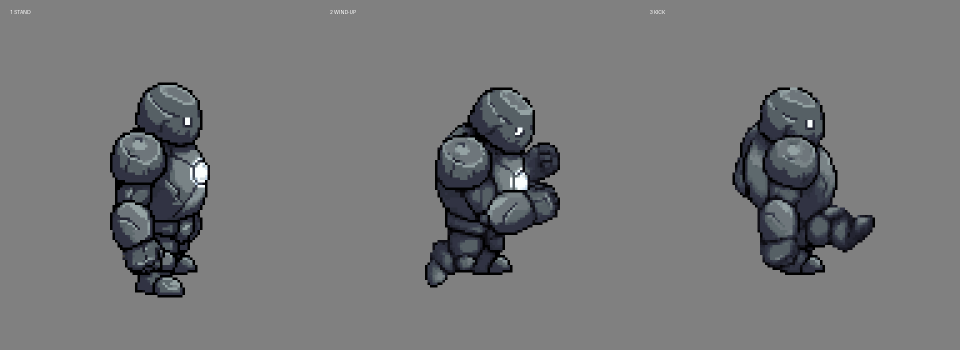
#> input picture assets/concepts/pixellab/golem_kick/chatgpt_kit/pose_guide_east.png, 1920 x 700 px, given in place of south.png, which was not available (shown at 1/2 size)
$ python build_kit.py
#> lines starting #> are read from the running program, lines starting #| are printed output that depends on the picture
"""다른 이미지 도구(ChatGPT 등)에 줄 골렘 발차기 핵심 자세 요청 묶음을 만든다.

- ref_golem_<dir>_x8.png : 게임 골렘 서 있는 그림(96×96)을 8배(768×768) nearest 확대, 회색 배경
- pose_guide_<dir>.png   : skeleton 버전(같은 다리·같은 동작)의 서기 / 준비 / 차기 자세를 6배로 나란히, 번호 표시
실행: python build_kit.py
"""
from pathlib import Path

from PIL import Image, ImageDraw

HERE = Path(__file__).resolve().parent
ROOT = HERE.parents[4]
BG = (128, 128, 128, 255)


def main():
    for d in ("south", "east", "north", "west"):
        idle = Image.open(ROOT / "assets/images/golem" / f"{d}.png").convert("RGBA")
#> idle is the input picture: PIL image 1920x700 RGBA; mean R, G, B, A 118.8, 119.5, 120.6, 255
        canvas = Image.new("RGBA", idle.size, BG)
        canvas.alpha_composite(idle)
        canvas.resize((idle.width * 8, idle.height * 8), Image.NEAREST).save(HERE / f"ref_golem_{d}_x8.png")

        strip = Image.open(HERE.parent / "aligned" / f"kick_{d}.png").convert("RGBA")
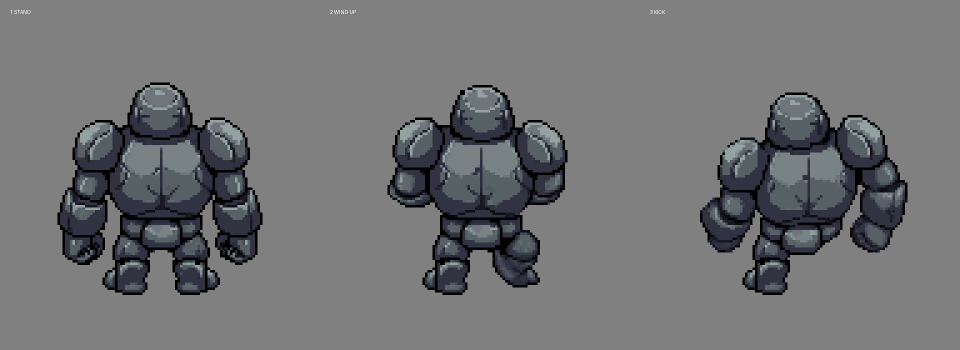
#> input picture assets/concepts/pixellab/golem_kick/chatgpt_kit/pose_guide_north.png, 1920 x 700 px, given in place of kick_south.png, which was not available (shown at 1/2 size)
#> strip is the input picture: PIL image 1920x700 RGBA; mean R, G, B, A 113, 114.2, 116, 255
        cell = 128
        picks = [(0, "1 STAND"), (3, "2 WIND-UP"), (5, "3 KICK")]
        S = 5
        sheet = Image.new("RGBA", (cell * S * len(picks), cell * S + 60), BG)
        dr = ImageDraw.Draw(sheet)
        for k, (i, label) in enumerate(picks):
            f = Image.new("RGBA", (cell, cell), BG)
            f.alpha_composite(strip.crop((i * cell, 0, i * cell + cell, cell)))
            sheet.paste(f.resize((cell * S, cell * S), Image.NEAREST), (k * cell * S, 60))
            dr.text((k * cell * S + 20, 18), label, fill=(255, 255, 255, 255))
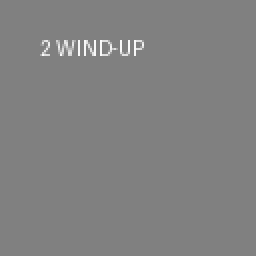
#> f: PIL image 128x128 RGBA (shown 2 times larger); mean R, G, B, A 128.9, 128.9, 128.9, 255
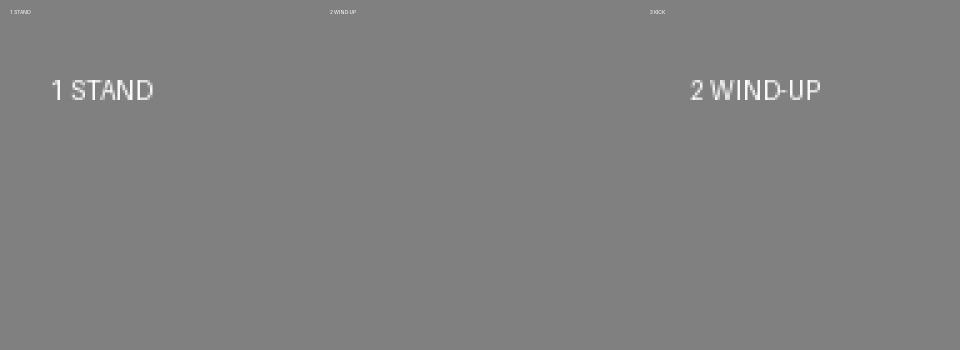
#> sheet: PIL image 1920x700 RGBA (shown at 1/2 size); mean R, G, B, A 128.5, 128.5, 128.5, 255
        sheet.save(HERE / f"pose_guide_{d}.png")
    print("ok")


if __name__ == "__main__":
#> (the run stopped early here; a loop or call above may not have finished)
